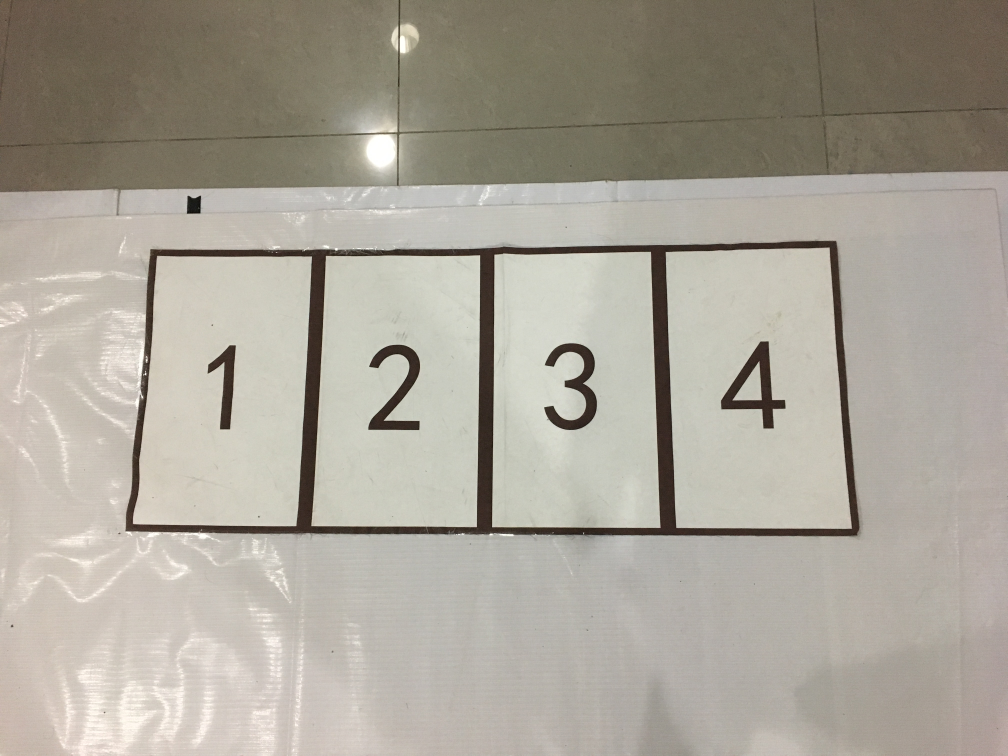
#> input picture test.jpg, 4032 x 3024 px, given in place of the camera (shown at 1/4 size)
$ python run_picar_parking.py   (older library calls are emulated)
#> lines starting #> are read from the running program, lines starting #| are printed output that depends on the picture
### line_detection.py

# Used for image processing test

import cv2 as cv
import numpy as np
import camera_capturer
import image_processing
from sklearn.cluster import KMeans
import time
import pytesseract
from skimage import morphology, measure


def point_offset(point, flag, offset):
    """ Adjust the critical points in digit detection.

    Args:
        point:
        flag:
        offset:

    Returns:
        point
    """
    # 数字识别时取ROI的调整
    if('L' in flag):  # 左下
        point[0] -= offset
    if('R' in flag):
        point[0] += offset
    if('U' in flag):  # 上
        point[1] -= offset
    if('D' in flag):  # 下
        point[1] += offset
    point = tuple(point)
    return point


def line_detection(image, DEBUG=False):
    """ Detects the edge lines of the lot. HoG is utilized to detect straight
    lines. And K-means is used to cluster analysis to distinguish lines
    representing different edges.

    Args:
        image: image to be detected
        DEBUG: indicator of debug

    Returns:
        lines: line equations drawn from HoG and cluster analysis
        linePoints: points of the lines
    """
    imageDEBUG = image.copy()
    gray = cv.cvtColor(image, cv.COLOR_RGB2GRAY)
    # gray = cv.GaussianBlur(gray,(3,3),0)
    edges = cv.Canny(gray, 50, 150, apertureSize=3)  # apertureSize参数默认其实就是3
    edges[0:30, :] = 0
    edges[0:1, :] = 255
    lines = cv.HoughLines(edges, 1, np.pi/180, 80)
    data = []
    for line in lines:
        rho, theta = line[0]  # line[0]存储的是点到直线的极径和极角，其中极角是弧度表示的。
        a = np.cos(theta)   # theta是弧度
        b = np.sin(theta)
        x0 = a * rho    # 代表x = r * cos（theta）
        y0 = b * rho    # 代表y = r * sin（theta）
        x1 = int(x0 + 1000 * (-b))  # 计算直线起点横坐标
        y1 = int(y0 + 1000 * a)     # 计算起始起点纵坐标
        x2 = int(x0 - 1000 * (-b))  # 计算直线终点横坐标
        y2 = int(y0 - 1000 * a)     # 计算直线终点纵坐标
        cv.line(imageDEBUG, (x1, y1), (x2, y2), (0, 0, 255), 2)
        data.append([theta, x0, y0])
    data = np.array(data)
    # 聚类
    class_num = 3
    slope_data = data[:, 0]
    slope_data = slope_data.reshape(-1, 1)
    kmeans = KMeans(n_clusters=class_num, random_state=10).fit(slope_data)
    kmeans_idx = kmeans.labels_
    target = kmeans.cluster_centers_
    if(max(target) < 1.4):
        print('[warning]max target:', max(target))

    # 区分聚类获得的三条直线
    idx_hori = np.argmax(target)  # 离车最近的线
    idx_near = np.argmin(target)
    idx_far = list(set(range(class_num))-set([idx_near])-set([idx_hori]))[0]
    lines = []
    for i in [idx_hori, idx_far, idx_near]:
        temp = data[kmeans_idx == i]
        if(i == idx_hori):  # 水平
            idx = np.argmax(temp[:, 2])
            if(temp[idx][-1] < 25):
                print('[warning]hori offset', temp[idx]
                      [-1], '-> 50')  # 如果是0代表没有检测到横线
                temp[idx][-1] = 50
            elif(temp[idx][-1] > 100):
                print('[warning]hori offset', temp[idx]
                      [-1], '-> 50')  # 如果是0代表没有检测到横线
                temp[idx][-1] = 50
            lines.append(temp[idx])
        elif(i == idx_near):  # 近的线
            idx = np.argmin(abs(temp[:, 0]-target[i]))
            lines.append(temp[idx])
        elif(i == idx_far):
            idx = np.argmin(abs(temp[:, 0]-target[i]))
            lines.append(temp[idx])

    linePoints = []
    for i in lines:
        theta = i[0]
        x0 = i[1]
        y0 = i[2]
        a = np.cos(theta)  # theta是弧度
        b = np.sin(theta)
        x1 = int(x0 + 1000 * (-b))  # 计算直线起点横坐标
        y1 = int(y0 + 1000 * a)     # 计算起始起点纵坐标
        x2 = int(x0 - 1000 * (-b))  # 计算直线终点横坐标
        y2 = int(y0 - 1000 * a)     # 计算直线终点纵坐标
        linePoints.append([x1, y1, x2, y2])
        cv.line(imageDEBUG, (x1, y1), (x2, y2), (0, 255, 255), 2)
    cv.imwrite('edges.jpg', edges)
    cv.imwrite('lineDetection.jpg', imageDEBUG)
    if(DEBUG):
        cv.imshow("edges", edges)
        cv.imshow("image-lines", imageDEBUG)
        cv.waitKey(0)

    return lines, linePoints


def digit_detection(image, lines, linePoints, DEBUG=False):
    ''' Detected the digit in the image with tesseract-ocr.

    Args:
        image: the roi image to be detected
        lines: line equations drawn from HoG and cluster analysis
        linePoints: points of the lines
        DEBUG: indication of debug

    Returns:
        Reuslt: a list contains line equations and detected digit
                result[0]是一个len=3的列表，表中是Kmeans聚类后最接近的三条线，
                按水平、远、近排列。用极角,x,y表示。
                result[1]是对应车库数字识别结果，返回的是数字，若识别不出则返回
                -1。
                result[2]是水平线的性质，是一个len=2的列表，第一项是斜率，第二
                项是与左边框的交点(0,y)
                result[3]是远线的性质，是一个len=2的列表，第一项是斜率，第二项
                是与左边框的交点(0,y)
                result[4]是近线的性质，是一个len=2的列表，第一项是斜率，第二项
                是与左边框的交点(0,y)

    Exampel of result:
        [[array([  1.2915436,  29.217564 , 101.89374  ], dtype=float32),
        array([  1.134464,  60.857025, 130.50833 ], dtype=float32),
        array([  0.80285144, 152.13019   , 157.53542   ], dtype=float32)],
        4,
        [-0.2861602497398543, (0, 110)],
        [-0.4663355408388521, (0, 158)],
        [-0.9659248956884562, (0, 304)]]
    '''
    digit = -1
    imageDEBUG = image.copy()
    # 求出直线性质
    para_hori = getLineParameters(linePoints[0])
    para_far = getLineParameters(linePoints[1])
    para_near = getLineParameters(linePoints[2])
    # 求出交点
    targetPoint1 = cross_point(linePoints[0], linePoints[2])  # 近的
    targetPoint2 = cross_point(linePoints[0], linePoints[1])  # 远的
    fringePoint1 = cross_point(linePoints[2], [0, 0, 0, 1])
    fringePoint2 = cross_point(linePoints[1], [0, 0, 0, 1])
    cv.circle(imageDEBUG, tuple(targetPoint1), 5, (255, 0, 0), 5)
    cv.circle(imageDEBUG, tuple(targetPoint2), 5, (255, 0, 0), 5)
    cv.circle(imageDEBUG, tuple(fringePoint1), 5, (0, 255, 0), 5)
    cv.circle(imageDEBUG, tuple(fringePoint2), 5, (0, 255, 0), 5)
    targetPoint1 = point_offset(targetPoint1, 'LD', 5)  # 右上的点
    targetPoint2 = point_offset(targetPoint2, 'RD', 5)  # 左上的点
    fringePoint1 = point_offset(fringePoint1, 'U', 20)  # 右下的点
    fringePoint2 = point_offset(fringePoint2, 'D', 20)  # 左下的点
    cv.circle(imageDEBUG, targetPoint1, 5, (128, 0, 0), 5)
    cv.circle(imageDEBUG, targetPoint2, 5, (128, 0, 0), 5)
    cv.circle(imageDEBUG, fringePoint1, 5, (0, 128, 0), 5)
    cv.circle(imageDEBUG, fringePoint2, 5, (0, 128, 0), 5)

    # 求出该区域
    mask = np.zeros_like(image)
    pts = np.array([targetPoint1, targetPoint2, fringePoint2, fringePoint1])
    mask = cv.polylines(mask, [pts], True, (255, 255, 255), 2)
    mask2 = cv.fillPoly(mask.copy(), [pts], (255, 255, 255))
    ROI = cv.bitwise_and(mask2, image)
    # 四点透视变换
    PerspectMatrix = cv.getPerspectiveTransform(np.float32(
        [targetPoint2, targetPoint1, fringePoint2, fringePoint1]),
        np.float32([(0, 0), (80, 0), (0, 80), (80, 80)]))
    PerspectImg = cv.warpPerspective(
        ROI, PerspectMatrix, (image.shape[1], image.shape[0]))
    PerspectImg = image_processing.binarize(PerspectImg)
    PerspectImg_rev = 255 - PerspectImg
    PerspectImg_rev = cv.dilate(
        PerspectImg_rev, np.ones((3, 3)))  # 使数字变粗 识别效果变好
    target_label, num = measure.label(
        PerspectImg_rev, connectivity=2, return_num=True)
    props = measure.regionprops(target_label)
    temp = []
    for i in range(num):
        if(props[i].area > 100):
            temp.append(props[i].area)
        else:
            print('[warning]digit area too small', props[i].area)
            temp.append(float('inf'))
    bbox = props[np.argmin(temp)].bbox
    PerspectImg_ROI = 255 - \
        PerspectImg_rev[max(0, bbox[0]-15):bbox[2]+15,
                        max(bbox[1]-15, 0):bbox[3]+15]
    # 三点仿射
    AffineMatrix = cv.getAffineTransform(np.float32(
        [targetPoint2, targetPoint1, fringePoint2]),
         np.float32([(0, 0), (80, 0), (0, 80)]))
    AffineImg = cv.warpAffine(
        ROI, AffineMatrix, (image.shape[1], image.shape[0]))
    AffineImg = image_processing.binarize(AffineImg)
    AffineImg_rev = 255 - AffineImg
    AffineImg_rev = cv.dilate(AffineImg_rev, np.ones((3, 3)))
    target_label, num = measure.label(
        AffineImg_rev, connectivity=2, return_num=True)
    props = measure.regionprops(target_label)
    temp = []
    for i in range(num):
        if(props[i].area > 100):
            temp.append(props[i].area)
        else:
            print('[warning]digit area too small', props[i].area)
            temp.append(float('inf'))
    bbox = props[np.argmin(temp)].bbox
    AffineImg_ROI = 255 - \
        AffineImg_rev[max(0, bbox[0]-15):bbox[2]+15,
                      max(bbox[1]-15, 0):bbox[3]+15]
    if(DEBUG):
        for i in lines:
            theta = i[0]
            x0 = i[1]
            y0 = i[2]
            a = np.cos(theta)  # theta是弧度
            b = np.sin(theta)
            x1 = int(x0 + 1000 * (-b))  # 计算直线起点横坐标
            y1 = int(y0 + 1000 * a)     # 计算起始起点纵坐标
            x2 = int(x0 - 1000 * (-b))  # 计算直线终点横坐标
            y2 = int(y0 - 1000 * a)     # 计算直线终点纵坐标
            linePoints.append([x1, y1, x2, y2])
            cv.line(imageDEBUG, (x1, y1), (x2, y2), (0, 255, 255), 2)
        cv.imshow('digit_detection_DEBUG', imageDEBUG)
#        cv.imshow("digit_detection_ROI",ROI)
        cv.imshow("After warpAffine", AffineImg)
        cv.imshow("warpAffine ROI", AffineImg_ROI)
        cv.imshow("After warpPerspect", PerspectImg)
        cv.imshow("warpPerspect ROI", PerspectImg_ROI)
        cv.waitKey()
    cv.imwrite('Affine_ROI.jpg', AffineImg_ROI)
    cv.imwrite('Perspect_ROI.jpg', PerspectImg_ROI)
    cv.imwrite('AffineImg.jpg', AffineImg)
    cv.imwrite('PerspectImg.jpg', PerspectImg)
    cv.imwrite('digit_detection_DEBUG.jpg', imageDEBUG)
    cv.imwrite('digit_detection_ROI.jpg', ROI)
    # 识别数字
    # tessedit_char_whitelist=1234'tessedit_char_whitelist="1234" digits
    digit = pytesseract.image_to_string(
        AffineImg_ROI, lang='eng', config='--psm 10')
    print('Affine', digit)
    # tessedit_char_whitelist=1234'tessedit_char_whitelist="1234" digits
    digit2 = pytesseract.image_to_string(
        AffineImg_ROI, lang='eng', config='--psm 10')
    print('Perspect', digit2)
    digit = digit_correct(digit)
    result = [lines, digit, para_hori, para_far, para_near]
    return result


# [36 lines left out: function digit_correct, not called in this run]


def cross_point(line1, line2):  # 计算交点函数
    """ Calculated the intersection of two line.

    Args:
        line1
        line2

    Returns:
        point = intersection of two lines
    """
    x1, y1, x2, y2 = line1
    x3, y3, x4, y4 = line2

    k1 = (y2-y1) / (x2-x1)
    b1 = y1 - x1*k1
    if x4 == x3:  # L2直线斜率不存在
        k2 = None
        b2 = 0
    else:
        k2 = (y4-y3)/(x4-x3)
        b2 = y3 - x3*k2
    if k2 is None:
        x = x3
    else:
        x = (b2-b1) / (k1-k2)
    y = k1*x + b1
    point = [int(x), int(y)]
    return point


def getLineParameters(line1):
    """ Calculates the slope and interception of lines.

    Args:
        line1

    Returns:
        equ: parameters for a slope-interception style lien equation
    """
    x1, y1, x2, y2 = line1
    x3, y3, x4, y4 = 0, 0, 0, 1
    k1 = (y2-y1) / (x2-x1)
    b1 = y1 - x1*k1
    if (x4 == x3):
        k2 = None
        b2 = 0
    else:
        k2 = (y4-y3)/(x4-x3)
        b2 = y3 - x3*k2
    if k2 is None:
        x = x3
    else:
        x = (b2-b1) / (k1-k2)
    y = k1*x + b1
    print('line', line1, k1)
    equ = [k1, (int(x), int(y))]
    return equ

### image_processing.py
from cv2 import cv2 as cv
import numpy as np
from skimage import morphology

DEBUG = False


def binarize(img):
    """Binarize a grayscale image.

    Binarize the input grayscale image by ostu threshold method.

    Args:
        img: an image. Grayscale image is preffered.

    Returns:
       img_binary: the binarized image
    """

    # Make sure that img_gray is a grayscale image.
    if len(img.shape) == 2:
        img_gray = img
    elif len(img.shape) == 3 and img.shape[2] == 3:
        img_gray = cv.cvtColor(img, cv.COLOR_BGR2GRAY)
    else:
        print("Converting image failed:", img.shape)
        return None
    # Apply the threshold method. It can be improved by changing the arguments.
    _, img_binary = cv.threshold(
        img_gray, 170, 255, cv.THRESH_OTSU)

    return img_binary


# [95 lines left out: functions image_process, choose_target_point, not called in this run]

### run_picar_parking.py
# This is the main code to run the pi car.

import time

import numpy as np
from cv2 import cv2 as cv

import driver

import image_processing
import camera_capturer
import line_detection
import parking_control
import utils

DEBUG = False

PERIOD = 0  # the period of image caption, processing and sending signal

OFFSET = 371

LOT_LENGTH = 52
LOT_WIDTH = 26


class lotOutOfRangeError(Exception):
    pass


# [13 lines left out: function coordinate_transform, not called in this run]


def get_frame():
    """ Get the frame from rear camera.

    To catch an image from the rear camera. It lacks of real time performance,
    and the VideoCapture instance will be released at once, which means the
    images catched from the camera will not buffer.

    Args:
        None

    Returns:
        img: the image catched from the camera, having a delay about 0.1
        seconds.
    """
    # cap = cv.VideoCapture(0 + cv.CAP_DSHOW)
    cap = cv.VideoCapture(0)
    img = None
    for i in range(11):
        _, img = cap.read()
        time.sleep(0.03)
    cap.release()
    print(img)
    return img


def parking():
    """ Tracks the black line.

    Acquires images from front camera and uses it to do pure pursuit.
    Uses functions in driver.py to drive the pi car.

    There is a three-step process to reach the goal.
    Step 1.
        Employs CameraCapturer class to acquire images from front camera and
        rectify lens distortion.
    Step 2.
        Chooses the ROI and binarizes the it. Then uses morphology method to
        get the target point.
    Step 3.
        According to target point, applies pure pursuit algorithm and uses
        functions in driver.py to drive the car.

    Args:
        None

    Returns:
        None
    """

    # Initialize CameraCapturer and drive
    # cap = camera_capturer.CameraCapturer("rear")
    # d = driver.driver()
    # d.setStatus(motor=0.2, servo=0, mode="speed")

    # parking_state
    # 0: initial state
    # 1: on parking
    # 2: waiting for another parking instruction
    parking_state = 0
    target_lot = 3
    current_lot = 3
    # cap = camera_capturer.CameraCapturer("rear")
    # d = driver.driver()
    # d.setStatus(motor=0.4, servo=0, mode="speed")

    target_x = 0
    target_y = 0

    while True:
        if parking_state == 0:
            print("------------------------------------------------------")
            print("Which lot would you like to park? :-)")
            try:
                target_lot = int(input())
#> the answer given: 3
                if target_lot == -1:
                    break
                elif target_lot < 0 or target_lot > 4:
                    raise lotOutOfRangeError(
                        "The lot number must be 1, 2, 3 or 4."
                    )
            except:
                print(
                    "Invalid input! The lot number must be 1, 2, 3 or 4."
                )
                continue
            parking_state = 1
        if parking_state == 1:
            print("Start parking...")
            print("Target lot: %d" % (target_lot))
            # Start
            # img = cap.get_frame()

            img = get_frame()
#> the loop in get_frame, `for i in range(11):` made 11 passes
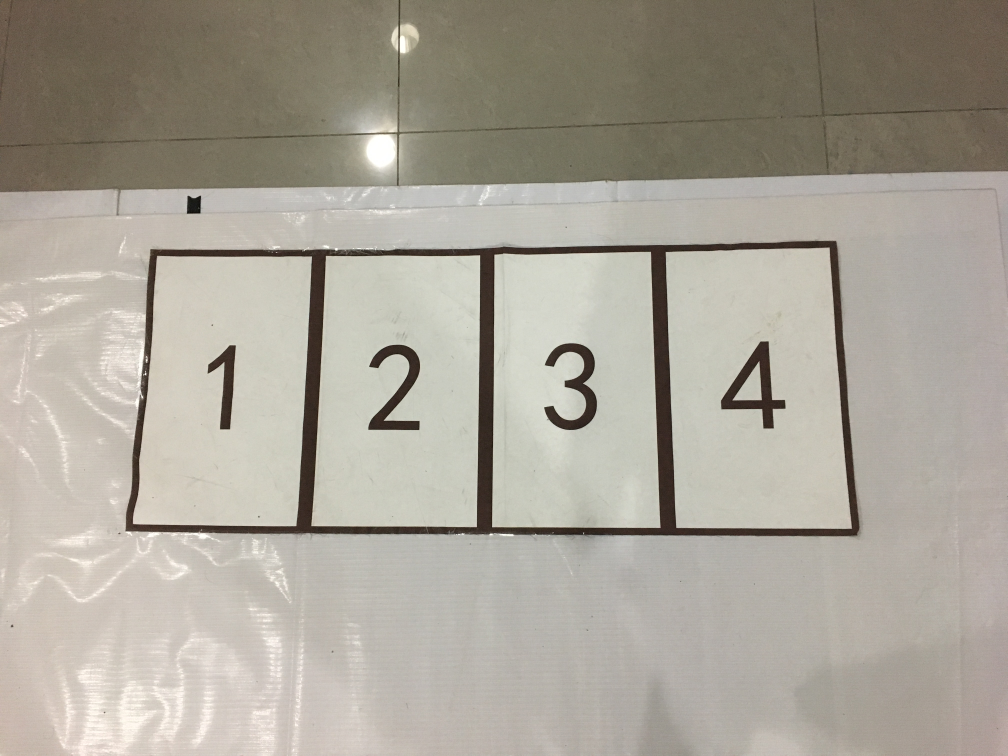
#> input picture test.jpg, 4032 x 3024 px, given in place of the camera (shown at 1/4 size)
#> (printed output is left out)
#> img is the input picture: shape (3024, 4032, 3); mean B, G, R 152.5, 163.8, 169.4

            print("New image catched!")
            width = img.shape[1]
            height = img.shape[0]
            roi = img[int(height*2/5):height, 0:int(width//2), :]
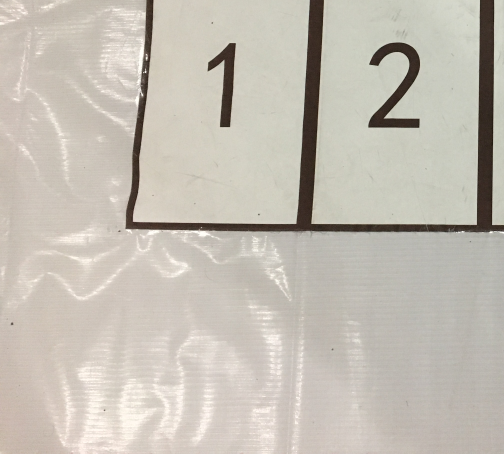
#> roi: shape (1815, 2016, 3) (shown at 1/4 size); mean B, G, R 180.1, 190.1, 196.1
            lines, linePoints = line_detection.line_detection(roi)
#> in line_detection, `edges = cv.Canny(gray, 50, 150, apertureSize=3)`:
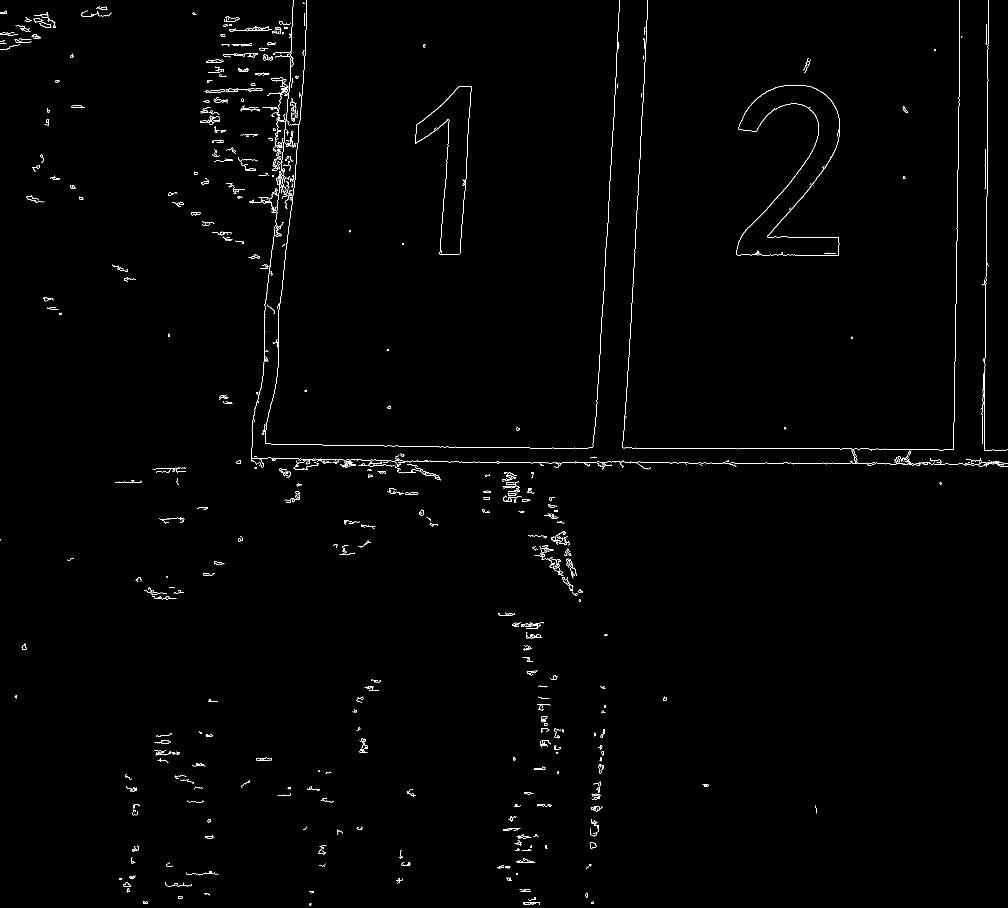
#> edges: shape (1815, 2016) (shown at 1/2 size); 0.79% white in thin lines or dots
#> (the rest of the program and of its run is left out)
